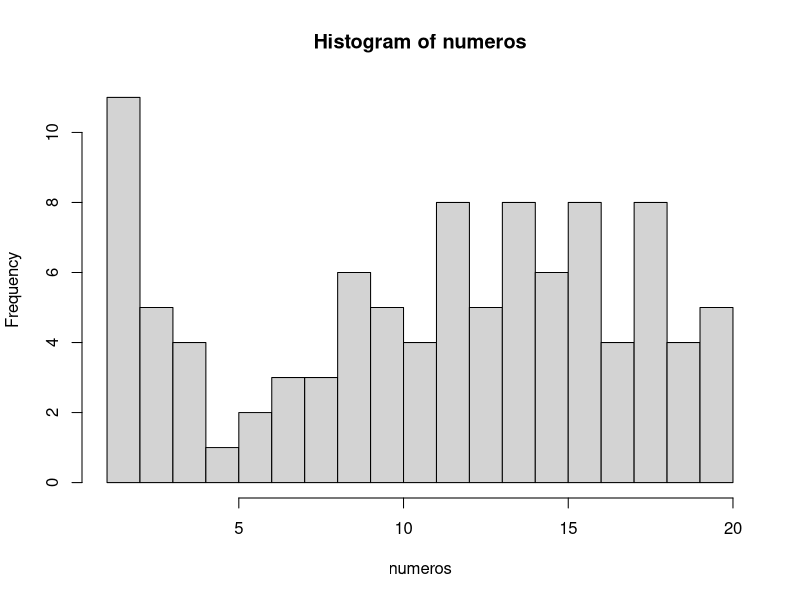

This figure's R source:
## ---- chunk 1
numeros <- sample(1:20, 100, TRUE)
numeros
## ---- chunk 2
mediana <- median(numeros)
mediana
## ---- chunk 3
media <- mean(numeros)
media
## ---- chunk 4
# El argumento breaks nos permite dividir en histograma en las partes que queramos
hist(numeros, breaks = 20)
## ---- chunk 5
tabla.frecuencias <- data.frame(table(numeros))
tabla.frecuencias
## ---- chunk 6
# Con la función seq, creamos una secuencia de 1 a 10 en intervalos de 0.1 en 0.1
secuencia <- seq(1, 10, 0.1)
muestra <- sample(secuencia, 100, TRUE)
muestra
## ---- chunk 7
# Aquí el cálculo de la mediana 
mediana.muestra <- median(muestra)
mediana.muestra
## ---- chunk 8
# Aquí el cálculo de la media
media.muestra <- mean(muestra)
media.muestra
## ---- chunk 9
# Aquí el cálculo de la moda
tabla.muestra <- data.frame(table(muestra))
tabla.muestra
moda.muestra <- 2
moda.muestra
